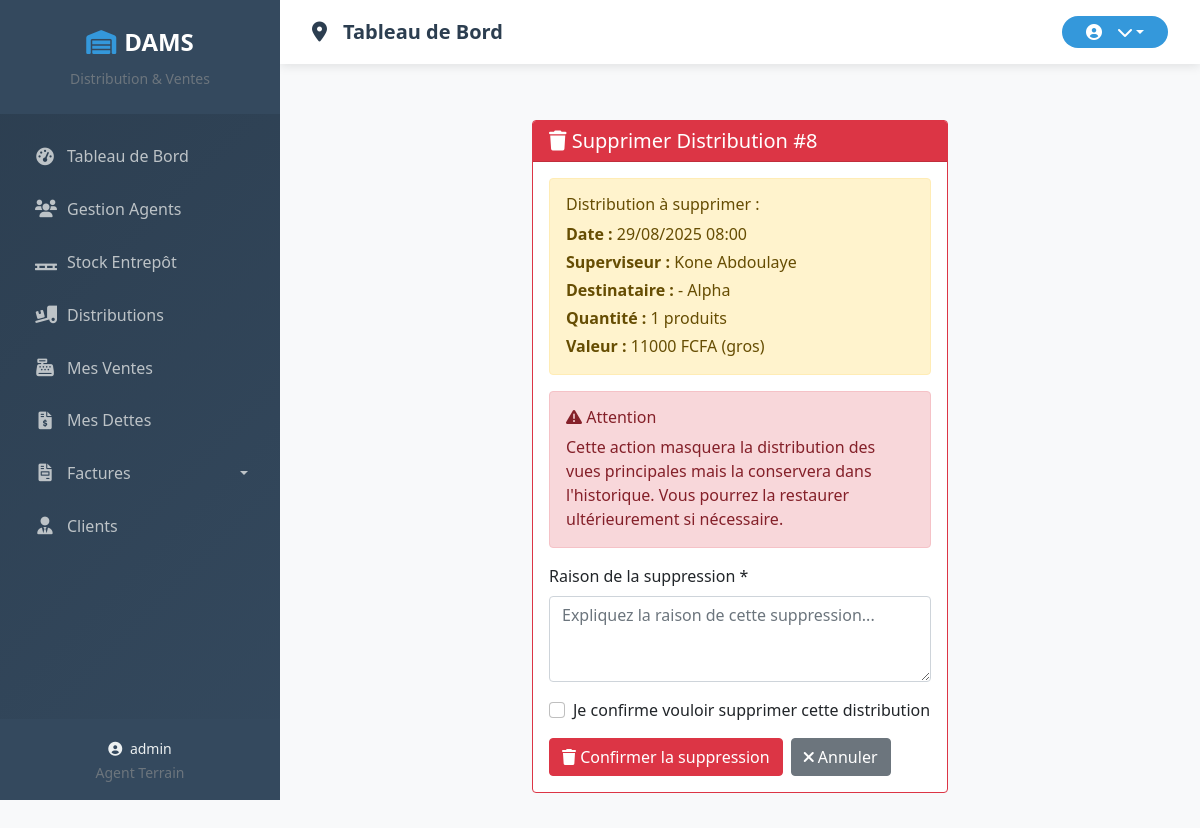
Page /distribution/8/supprimer/ (signed in) on the earlier database version.
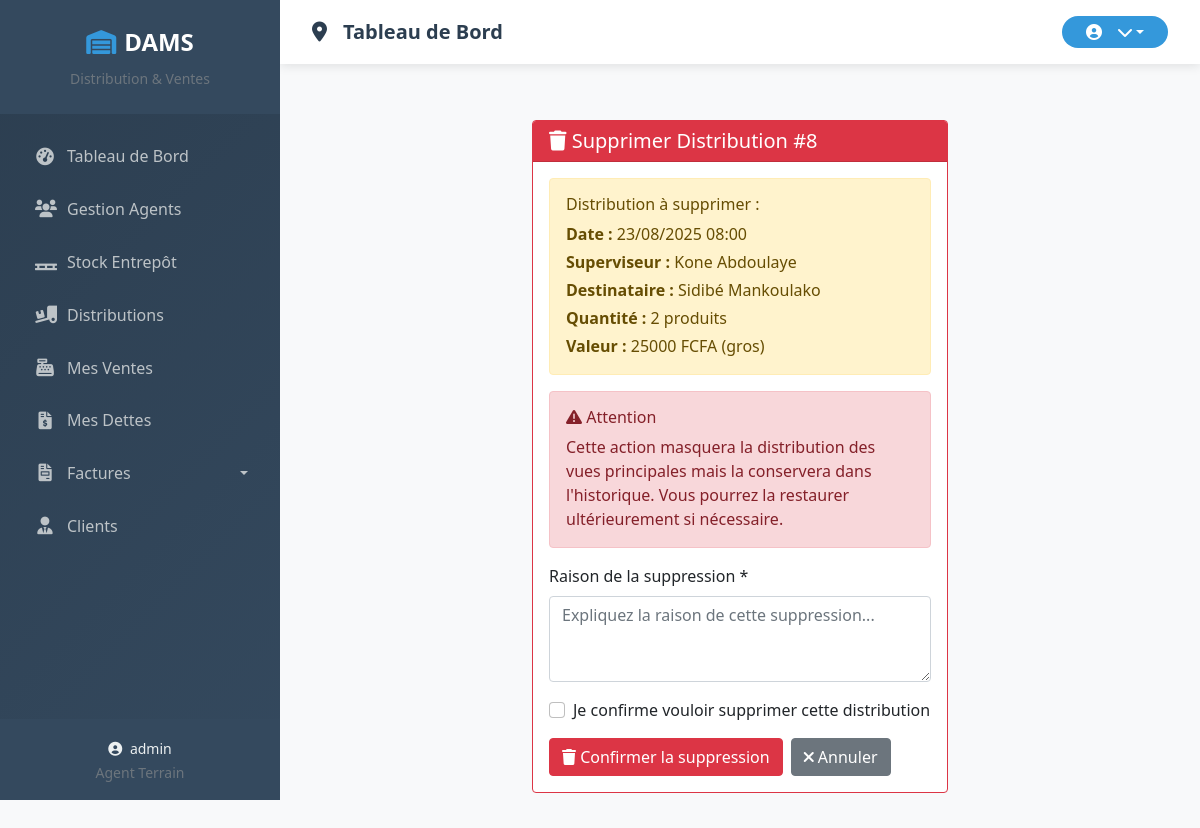
Same page on the later database version.
### core/models.py (models this page shows, shortened)
class DistributionAgent(models.Model):
    TYPE_DISTRIBUTION = (
        ('TERRAIN', 'Distribution à un agent '),
        ('AUTO', 'Auto-distribution '),
    )
    superviseur = models.ForeignKey(
        Agent,
        on_delete=models.CASCADE,
        related_name="distributions_envoyees"
    )
    agent_terrain = models.ForeignKey(
        Agent,
        on_delete=models.CASCADE,
        related_name="distributions_recues",
        null=True,
        blank=True
    )
    type_distribution = models.CharField(
        max_length=50,
        choices=TYPE_DISTRIBUTION,
        default='TERRAIN'
    )
    quantite_totale = models.PositiveIntegerField(default=0, verbose_name="Quantité totale distribuée")
    valeur_gros_totale = models.DecimalField(
        max_digits=10,
        decimal_places=2,
        default=0,
        verbose_name="Valeur totale (gros)"
    )
    valeur_detail_totale = models.DecimalField(
        max_digits=10,
        decimal_places=2,
        default=0,
        verbose_name="Valeur totale (détail)"
    )
    nombre_produits_differents = models.PositiveIntegerField(
        default=0,
        verbose_name="Nombre de produits différents"
    )
    date_distribution = models.DateTimeField(default=timezone.now)
    date_creation = models.DateTimeField(auto_now_add=True)
    date_modification = models.DateTimeField(auto_now=True, verbose_name="Dernière modification")
    est_retroactive = models.BooleanField(default=False)
    est_supprime = models.BooleanField(default=False, verbose_name="Supprimé")
    date_suppression = models.DateTimeField(null=True, blank=True, verbose_name="Date de suppression")
    raison_suppression = models.TextField(blank=True, verbose_name="Raison de la suppression")
    nombre_modifications = models.PositiveIntegerField(default=0, verbose_name="Nombre de modifications")
    derniere_modification_par = models.ForeignKey(
        User,
        on_delete=models.SET_NULL,
        null=True,
        blank=True,
        related_name='distributions_modifiees',
        verbose_name="Dernière modification par"
    )
    class Meta:
        ordering = ['-date_distribution']
        verbose_name = "Distribution"
        verbose_name_plural = "Distributions"

class Agent(models.Model):
    TYPE_AGENT_CHOICES = (
        ('direction', 'Direction'),
        ('entrepot', 'Superviseur'),
        ('terrain', 'Agent'),
    )
    user = models.OneToOneField(User, on_delete=models.CASCADE)
    type_agent = models.CharField(max_length=50, choices=TYPE_AGENT_CHOICES)
    telephone = models.CharField(max_length=50, blank=True, null=True)
    @property
    def full_name(self):
        return self.user.get_full_name() or self.user.username

### core/views.py (the view)
# urls.py: path('distribution/<int:distribution_id>/supprimer/', views.supprimer_distribution, name='supprimer_distribution'),
@login_required
def supprimer_distribution(request, distribution_id):
    distribution = get_object_or_404(
        DistributionAgent.objects.select_related('superviseur', 'agent_terrain'),
        id=distribution_id,
        est_supprime=False
    )
    if not request.user.is_superuser and distribution.superviseur.user != request.user:
        messages.error(request, "Vous n'avez pas la permission de supprimer cette distribution.")
        return redirect('liste_distributions')
    if request.method == 'POST':
        form = DistributionSuppressionForm(request.POST)
        if form.is_valid():
            try:
                distribution.soft_delete(
                    user=request.user,
                    raison=form.cleaned_data['raison_suppression']
                )
                JournalModificationDistribution.objects.create(
                    distribution=distribution,
                    utilisateur=request.user,
                    type_action='SUPPRESSION',
                    details=f"Raison: {form.cleaned_data['raison_suppression']}"
                )
                messages.success(request, f"✅ Distribution #{distribution.id} supprimée avec succès!")
                return redirect('liste_distributions')
            except Exception as e:
                messages.error(request, f"❌ Erreur lors de la suppression: {str(e)}")
    else:
        form = DistributionSuppressionForm()
    context = {
        'form': form,
        'distribution': distribution,
        'title': f'Supprimer Distribution #{distribution.id}'
    }
    return render(request, 'core/distribution/supprimer_distribution.html', context)

### core/forms.py (shortened to what this page needs)
class DistributionSuppressionForm(forms.Form):
    raison_suppression = forms.CharField(
        required=True,
        widget=forms.Textarea(attrs={
            'class': 'form-control',
            'placeholder': 'Expliquez la raison de cette suppression...',
            'rows': 3
        }),
        label="Raison de la suppression"
    )
    confirmer_suppression = forms.BooleanField(
        required=True,
        widget=forms.CheckboxInput(attrs={'class': 'form-check-input'}),
        label="Je confirme vouloir supprimer cette distribution"
    )

### core/context_processors.py (called while the page is built, shortened)
def agent_context(request):
    context = {}
    return context

### core/templates/core/distribution/supprimer_distribution.html (shortened to what this page needs)
{% extends 'base.html' %}
{% load static %}
{% block content %}
<div class="container-fluid py-4">
    <div class="row justify-content-center">
        <div class="col-md-6">
            <div class="card border-danger">
                <div class="card-header bg-danger text-white">
                    <h5 class="mb-0">
                        <i class="fas fa-trash"></i>
                        Supprimer Distribution #{{ distribution.id }}
                    </h5>
                </div>
                <div class="card-body">
                    <div class="alert alert-warning">
                        <h6>Distribution à supprimer :</h6>
                        <p class="mb-1"><strong>Date :</strong> {{ distribution.date_distribution|date:"d/m/Y H:i" }}</p>
                        <p class="mb-1"><strong>Superviseur :</strong> {{ distribution.superviseur.full_name }}</p>
                        <p class="mb-1"><strong>Destinataire :</strong>
                            {% if distribution.type_distribution == 'AUTO' %}
                            {{ distribution.superviseur.full_name }} (Auto)
                            {% else %}
                            {{ distribution.agent_terrain.full_name }}
                            {% endif %}
                        </p>
                        <p class="mb-1"><strong>Quantité :</strong> {{ distribution.quantite_totale }} produits</p>
                        <p class="mb-0"><strong>Valeur :</strong> {{ distribution.valeur_gros_totale|floatformat:0 }} FCFA (gros)</p>
                    </div>
                    <div class="alert alert-danger">
                        <h6><i class="fas fa-exclamation-triangle"></i> Attention</h6>
                        <p class="mb-0">
                            Cette action masquera la distribution des vues principales mais la conservera dans l'historique.
                            Vous pourrez la restaurer ultérieurement si nécessaire.
                        </p>
                    </div>
                    <form method="post">
                        <div class="mb-3">
                            <label class="form-label">Raison de la suppression *</label>
                            {{ form.raison_suppression }}
                        </div>
                        <div class="mb-3">
                            <div class="form-check">
                                {{ form.confirmer_suppression }}
                                <label class="form-check-label" for="{{ form.confirmer_suppression.id_for_label }}">
                                    Je confirme vouloir supprimer cette distribution
                                </label>
                            </div>
                        </div>
                        <div class="d-flex gap-2">
                            <button type="submit" class="btn btn-danger">
                                <i class="fas fa-trash"></i> Confirmer la suppression
                            </button>
                            <a href="{% url 'detail_distribution' distribution.id %}" class="btn btn-secondary">
                                <i class="fas fa-times"></i> Annuler
                            </a>
                        </div>
                    </form>
                </div>
            </div>
        </div>
    </div>
</div>
{% endblock %}

Differences in the rows shown:
changed DistributionAgent "Kone Abdoulaye": date_distribution "29/08/2025 08:00" → "23/08/2025 08:00"; agent_terrain.full_name "- Alpha" → "Sidibé Mankoulako"; quantite_totale "1" → "2"; valeur_gros_totale "11000" → "25000"
